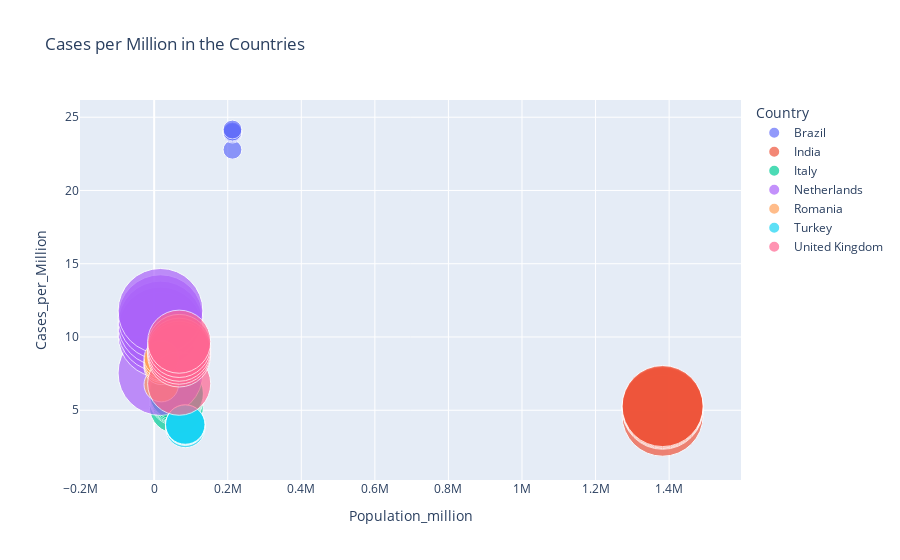

Here is the notebook cell this chart was saved with:
### Markdown cell above
Impact of Population per Million/Pop.Density on the number of cases

### Code cell
fig = px.scatter(
    data_frame=covid_countries_dapt, 
    x="Population_million", 
    y="Cases_per_Million", 
    size="Density(P/Km²)", 
    color="Country",
    hover_name="Country",
    size_max=60,
    title = "Cases per Million in the Countries"    
)
fig.show()

### Figure 1 — Plotly figure (JSON) as saved in the notebook; plotly's stock layout.template omitted (floating-point values rounded to 4 significant figures)
{"data": [{"hovertemplate": "<b>%{hovertext}</b><br><br>Country=Brazil<br>Population_million=%{x}<br>Cases_per_Million=%{y}<br>Density(P/Km²)=%{marker.size}<extra></extra>", "hovertext": ["Brazil", "Brazil", "Brazil", "Brazil", "Brazil", "Brazil"], "legendgroup": "Brazil", "marker": {"color": "#636efa", "size": [25, 25, 25, 25, 25, 25], "sizemode": "area", "sizeref": 0.1411, "symbol": "circle"}, "mode": "markers", "name": "Brazil", "orientation": "v", "showlegend": true, "type": "scatter", "x": [212800.0, 212800.0, 212800.0, 212800.0, 212800.0, 212800.0], "xaxis": "x", "y": [22.78, 23.88, 23.94, 23.98, 24.03, 24.16], "yaxis": "y"}, {"hovertemplate": "<b>%{hovertext}</b><br><br>Country=India<br>Population_million=%{x}<br>Cases_per_Million=%{y}<br>Density(P/Km²)=%{marker.size}<extra></extra>", "hovertext": ["India", "India", "India", "India", "India", "India"], "legendgroup": "India", "marker": {"color": "#EF553B", "size": [464, 464, 464, 464, 464, 464], "sizemode": "area", "sizeref": 0.1411, "symbol": "circle"}, "mode": "markers", "name": "India", "orientation": "v", "showlegend": true, "type": "scatter", "x": [1382000.0, 1382000.0, 1382000.0, 1382000.0, 1382000.0, 1382000.0], "xaxis": "x", "y": [4.63, 5.1, 5.15, 5.19, 5.24, 5.29], "yaxis": "y"}, {"hovertemplate": "<b>%{hovertext}</b><br><br>Country=Italy<br>Population_million=%{x}<br>Cases_per_Million=%{y}<br>Density(P/Km²)=%{marker.size}<extra></extra>", "hovertext": ["Italy", "Italy", "Italy", "Italy", "Italy", "Italy"], "legendgroup": "Italy", "marker": {"color": "#00cc96", "size": [206, 206, 206, 206, 206, 206], "sizemode": "area", "sizeref": 0.1411, "symbol": "circle"}, "mode": "markers", "name": "Italy", "orientation": "v", "showlegend": true, "type": "scatter", "x": [60450.0, 60450.0, 60450.0, 60450.0, 60450.0, 60450.0], "xaxis": "x", "y": [5.25, 5.78, 5.87, 5.95, 6.05, 6.17], "yaxis": "y"}, {"hovertemplate": "<b>%{hovertext}</b><br><br>Country=Netherlands<br>Population_million=%{x}<br>Cases_per_Million=%{y}<br>Density(P/Km²)=%{marker.size}<extra></extra>", "hovertext": ["Netherlands", "Netherlands", "Netherlands", "Netherlands", "Netherlands", "Netherlands"], "legendgroup": "Netherlands", "marker": {"color": "#ab63fa", "size": [508, 508, 508, 508, 508, 508], "sizemode": "area", "sizeref": 0.1411, "symbol": "circle"}, "mode": "markers", "name": "Netherlands", "orientation": "v", "showlegend": true, "type": "scatter", "x": [17140.0, 17140.0, 17140.0, 17140.0, 17140.0, 17140.0], "xaxis": "x", "y": [7.54, 10.14, 10.52, 10.92, 11.35, 11.78], "yaxis": "y"}, {"hovertemplate": "<b>%{hovertext}</b><br><br>Country=Romania<br>Population_million=%{x}<br>Cases_per_Million=%{y}<br>Density(P/Km²)=%{marker.size}<extra></extra>", "hovertext": ["Romania", "Romania", "Romania", "Romania", "Romania", "Romania"], "legendgroup": "Romania", "marker": {"color": "#FFA15A", "size": [84, 84, 84, 84, 84, 84], "sizemode": "area", "sizeref": 0.1411, "symbol": "circle"}, "mode": "markers", "name": "Romania", "orientation": "v", "showlegend": true, "type": "scatter", "x": [19210.0, 19210.0, 19210.0, 19210.0, 19210.0, 19210.0], "xaxis": "x", "y": [6.75, 7.93, 8.08, 8.19, 8.35, 8.56], "yaxis": "y"}, {"hovertemplate": "<b>%{hovertext}</b><br><br>Country=Turkey<br>Population_million=%{x}<br>Cases_per_Million=%{y}<br>Density(P/Km²)=%{marker.size}<extra></extra>", "hovertext": ["Turkey", "Turkey", "Turkey", "Turkey", "Turkey", "Turkey"], "legendgroup": "Turkey", "marker": {"color": "#19d3f3", "size": [110, 110, 110, 110, 110, 110], "sizemode": "area", "sizeref": 0.1411, "symbol": "circle"}, "mode": "markers", "name": "Turkey", "orientation": "v", "showlegend": true, "type": "scatter", "x": [84500.0, 84500.0, 84500.0, 84500.0, 84500.0, 84500.0], "xaxis": "x", "y": [3.79, 3.95, 3.97, 3.99, 4.01, 4.03], "yaxis": "y"}, {"hovertemplate": "<b>%{hovertext}</b><br><br>Country=United Kingdom<br>Population_million=%{x}<br>Cases_per_Million=%{y}<br>Density(P/Km²)=%{marker.size}<extra></extra>", "hovertext": ["United Kingdom", "United Kingdom", "United Kingdom", "United Kingdom", "United Kingdom", "United Kingdom"], "legendgroup": "United Kingdom", "marker": {"color": "#FF6692", "size": [281, 281, 281, 281, 281, 281], "sizemode": "area", "sizeref": 0.1411, "symbol": "circle"}, "mode": "markers", "name": "United Kingdom", "orientation": "v", "showlegend": true, "type": "scatter", "x": [67950.0, 67950.0, 67950.0, 67950.0, 67950.0, 67950.0], "xaxis": "x", "y": [6.81, 8.74, 8.93, 9.13, 9.39, 9.68], "yaxis": "y"}], "layout": {"legend": {"itemsizing": "constant", "title": {"text": "Country"}, "tracegroupgap": 0}, "title": {"text": "Cases per Million in the Countries"}, "xaxis": {"anchor": "y", "domain": [0, 1], "title": {"text": "Population_million"}}, "yaxis": {"anchor": "x", "domain": [0, 1], "title": {"text": "Cases_per_Million"}}}}
